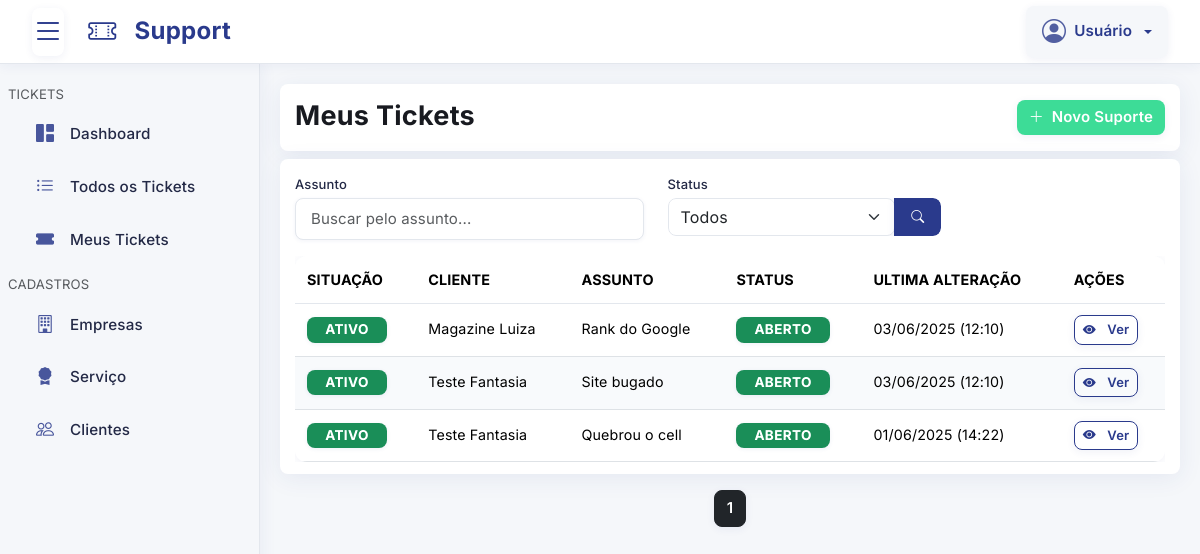
The page /pages/suporte/meus-tickets.php on the database as committed earlier.
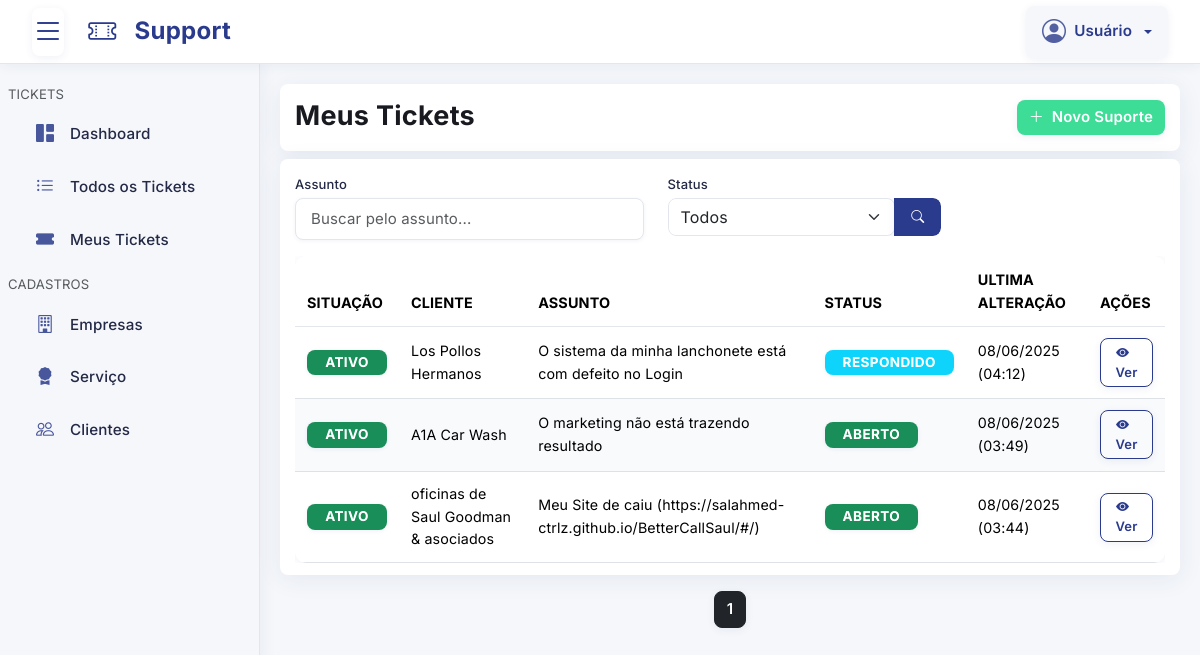
The same page on the database as committed later.
### tables this page shows
CREATE TABLE `suporte` (
  `id` int(11) NOT NULL,
  `empresa_id` int(11) NOT NULL,
  `servico_id` int(11) NOT NULL,
  `cliente_id` int(11) NOT NULL,
  `usuario_id` int(11) DEFAULT NULL COMMENT 'Só é atribuído manualmente ou se interagir com o SUPORTE',
  `assunto` longtext NOT NULL,
  `status` varchar(255) NOT NULL DEFAULT 'ABERTO' COMMENT 'ABERTO, FECHADO, RESPONDIDO, AGUARDANDO_SUPORTE',
  `situacao` tinyint(1) NOT NULL DEFAULT 1 COMMENT '0 = INATIVO ou 1 = ATIVO',
  `cadastrado` timestamp NULL DEFAULT current_timestamp(),
  `alterado` timestamp NULL DEFAULT current_timestamp() ON UPDATE current_timestamp()
);

CREATE TABLE `cliente` (
  `id` int(11) NOT NULL,
  `usuario_id` int(11) NOT NULL,
  `tipo` varchar(255) NOT NULL DEFAULT 'CNPJ' COMMENT 'CNPJ ou CPF',
  `documento` varchar(255) NOT NULL COMMENT 'xx.xxx.xxx/xxxx-xx ou xxx.xxx.xxx-xx',
  `razao_social` varchar(255) DEFAULT NULL,
  `nome_fantasia` varchar(255) NOT NULL,
  `telefone` varchar(20) NOT NULL COMMENT 'Formato: (XX) X XXXX-XXXX',
  `email` varchar(255) DEFAULT NULL,
  `responsavel_nome` varchar(255) NOT NULL,
  `responsavel_email` varchar(255) DEFAULT NULL,
  `responsavel_telefone` varchar(20) NOT NULL COMMENT 'Formato: (XX) X XXXX-XXXX',
  `responsavel_documento` varchar(18) NOT NULL COMMENT 'CPF: XXX.XXX.XXX-XX ou RG',
  `cep` varchar(10) DEFAULT NULL COMMENT 'Formato: XXXXX-XXX',
  `cidade` varchar(255) DEFAULT NULL,
  `estado` varchar(255) DEFAULT NULL,
  `pais` varchar(255) DEFAULT NULL,
  `endereco` varchar(255) DEFAULT NULL,
  `numero` varchar(50) DEFAULT NULL,
  `bairro` varchar(255) DEFAULT NULL,
  `situacao` tinyint(1) NOT NULL DEFAULT 1 COMMENT '0 = INATIVO ou 1 = ATIVO',
  `cadastrado` timestamp NULL DEFAULT current_timestamp(),
  `alterado` timestamp NULL DEFAULT current_timestamp() ON UPDATE current_timestamp()
);

### config/Database.php (called while the page is built, shortened)
<?php
class Database
{
    private $host = "localhost";
    private $dbName = "support_ticket_manager";
    private $username = "root";
    private $password = "";
    private $pdo;
    private function connect()
    {
        $dsn = "mysql:host={$this->host};dbname={$this->dbName};";
        try {
            $this->pdo = new PDO(
                $dsn,
                $this->username,
                $this->password,
                array(PDO::MYSQL_ATTR_INIT_COMMAND => "SET NAMES utf8")
            );
            $this->pdo->setAttribute(PDO::ATTR_ERRMODE, PDO::ERRMODE_EXCEPTION);
            $this->pdo->setAttribute(PDO::ATTR_DEFAULT_FETCH_MODE, PDO::FETCH_ASSOC);
        } catch (PDOException $e) {
            $this->error = $e->getMessage();
            die("Erro ao conectar ao banco de dados: {$this->error}");
        }
    }
    public function getConnection()
    {
        try {
            return $this->pdo;
        } catch (PDOException $e) {
            $this->error = $e->getMessage();
            die("Erro ao conectar ao banco de dados: {$this->error}");
        }
    }
}

### config/Suporte.php (called while the page is built, shortened)
<?php
class Suporte
{
    private $db;
    public function __construct($db)
    {
        $this->db = $db;
    }
    public function index($parametros = array(), $usuario_id = NULL)
    {
        try {
            $suporte_id = isset($parametros["suporte_id"]) ? (int)$parametros["suporte_id"] : null;
            $status     = isset($parametros["status"]) ? $parametros["status"] : null;
            $assunto    = isset($parametros["assunto"]) ? $parametros["assunto"] : null;
            $pagina     = isset($parametros["pagina"]) ? (int)$parametros["pagina"] : 1;
            $limite     = isset($parametros["limite"]) ? (int)$parametros["limite"] : 10;
            $dias       = isset($parametros["dias"]) ? (int)$parametros["dias"] : null;
            $quantidade = isset($parametros["quantidade"]) ? (int)$parametros["quantidade"] : null;
            $where = array();
            $params = array();
            $joins = " LEFT JOIN `empresa` ON `empresa`.`id` = `suporte`.`empresa_id`" .
                " LEFT JOIN `usuario` ON `usuario`.`id` = `suporte`.`usuario_id`" .
                " LEFT JOIN `cliente` ON `cliente`.`id` = `suporte`.`cliente_id`" .
                " LEFT JOIN `servico` ON `servico`.`id` = `suporte`.`servico_id`";
            $query = "SELECT `suporte`.*,
                    `empresa`.`nome` AS empresa_nome,
                    `usuario`.`nome` AS usuario_nome,
                    `cliente`.`nome_fantasia` AS cliente_nome,
                    `servico`.`nome` AS servico_nome
                    FROM `suporte`";
            $queryCount = "SELECT COUNT(`suporte`.`id`) FROM `suporte`";
            $query .= $joins;
            $queryCount .= $joins;
            $query .= " ORDER BY `suporte`.`cadastrado` DESC";
            if ($quantidade) {
                $query .= " LIMIT :quantidade";
            } else {
                $query .= " LIMIT :limite OFFSET :offset";
            }
            $stmt = $this->db->prepare($query);
            $stmtCount = $this->db->prepare($queryCount);
            if ($quantidade) {
                $stmt->bindValue(":quantidade", $quantidade, PDO::PARAM_INT);
            } else {
                $offset = ($pagina - 1) * $limite;
                $stmt->bindValue(":limite", $limite, PDO::PARAM_INT);
                $stmt->bindValue(":offset", $offset, PDO::PARAM_INT);
            }
            $stmt->execute();
            $stmtCount->execute();
            $resultados = $stmt->fetchAll(PDO::FETCH_OBJ);
            $total = (int)$stmtCount->fetchColumn();
            $paginacao = array(
                "pagina" => $pagina,
                "limite" => $limite,
                "total" => $total,
                "total_paginas" => max(1, (int)ceil($total / $limite))
            );
            return array(
                "resultados" => $resultados,
                "paginacao" => $paginacao
            );
        } catch (\Throwable $th) {
            return array(
                "erro" => "Erro ao buscar tickets: " . $th->getMessage(),
                "resultados" => [],
                "paginacao" => array(
                    "pagina" => 1,
                    "limite" => 10,
                    "total" => 0,
                    "total_paginas" => 1
                )
            );
        }
    }
}

### pages/suporte/meus-tickets.php (the view, shortened to what the changed rows need)
<?php include("../template/topo.php"); ?>
<?php
$suporte_id = isset($_GET["suporte_id"]) ? $_GET["suporte_id"] : NULL;
$status = (isset($_GET["status"]) && $_GET["status"] !== "NULL") ? $_GET["status"] : NULL;
$assunto = isset($_GET["assunto"]) ? $_GET["assunto"] : NULL;
$pagina = isset($_GET["pagina"]) ? $_GET["pagina"] : 1;
$indexRegistros = $classSuporte->index([
    "status" => $status,
    "assunto" => $assunto,
    "pagina" => $pagina,
    "limite" => 15
], $_SESSION["usuario_id"]);
$registros = $indexRegistros["resultados"];
?>
<header class="sessao">
    <div class="row">
        <div class="col-xl-6 col-lg-6 col-md-6 col-sm-12 col-12 my-1">
            <h1 class="titulo">Meus Tickets</h1>
        </div>
    </div>
</header>
<div class="sessao">
    <?php if (count($registros) == 0): ?>
        <div class="alert alerta-sem-cadastrar text-center py-4 mb-5" role="alert">
            <div class="mb-3">
                <i class="bi bi-headset fs-1"></i>
            </div>
            <h5 class="fw-bold">Nenhum ticket encontrado</h5>
            <p class="mb-0">Confira se os dados estão corretos ou cadastre uma novo.</p>
        </div>
    <?php else: ?>
        <div class="table-responsive">
            <table class="table table-hover">
                <thead>
                    <tr>
                        <th>Situação</th>
                        <th>Cliente</th>
                        <th>Assunto</th>
                        <th>Status</th>
                        <th>Ultima alteração</th>
                        <th>Ações</th>
                    </tr>
                </thead>
                <tbody>
                    <?php foreach ($registros as $registro): ?>
                        <?php if (is_object($registro)): ?>
                            <tr class="<?php echo ($suporte_id == $registro->id) ? 'table-active' : ''; ?>">
                                <td>
                                    <?php if ($registro->situacao == 1): ?>
                                        <span class="badge text-bg-success">ativo</span>
                                    <?php else: ?>
                                        <span class="badge text-bg-secondary">inativo</span>
                                    <?php endif; ?>
                                </td>
                                <td><?php echo $registro->cliente_nome; ?></td>
                                <td><?php echo $registro->assunto; ?></td>
                                <td>
                                    <?php if ($registro->status == "ABERTO"): ?>
                                        <span class="badge text-bg-success">ABERTO</span>
                                    <?php elseif ($registro->status == "AGUARDANDO_SUPORTE"): ?>
                                        <span class="badge text-bg-warning">AGUARDANDO SUPORTE</span>
                                    <?php elseif ($registro->status == "RESPONDIDO"): ?>
                                        <span class="badge text-bg-info">RESPONDIDO</span>
                                    <?php else: ?>
                                        <span class="badge text-bg-danger">FECHADO</span>
                                    <?php endif; ?>
                                </td>
                                <td><?php echo date("d/m/Y (H:i)", strtotime($registro->alterado)); ?></td>
                                <td>
                                    <a href="detalhes.php?id=<?php echo $registro->id; ?>" class="btn btn-sm btn-editar">
                                        <i class="bi-eye-fill me-2"></i>
                                        Ver
                                    </a>
                                </td>
                            </tr>
                        <?php endif; ?>
                    <?php endforeach; ?>
                </tbody>
            </table>
        </div>
    <?php endif; ?>
</div>
<?php include("../template/rodape.php"); ?>

Rows that differ between the two databases and show on the page:
changed suporte: cliente.nome_fantasia "Magazine Luiza" → "Los Pollos Hermanos"; assunto "Rank do Google" → "O sistema da minha lanchonete está com defeito no Login"; alterado "03/06/2025 (12:10)" → "08/06/2025 (04:12)"; status "ABERTO" → "RESPONDIDO"
changed suporte: cliente.nome_fantasia "Teste Fantasia" → "A1A Car Wash"; assunto "Site bugado" → "O marketing não está trazendo resultado"; alterado "03/06/2025 (12:10)" → "08/06/2025 (03:49)"
changed suporte: cliente.nome_fantasia "Teste Fantasia" → "oficinas de Saul Goodman & asociados"; assunto "Quebrou o cell" → "Meu Site de caiu (https://salahmed-ctrlz.github.io/BetterCallSaul/#/)"; alterado "01/06/2025 (14:22)" → "08/06/2025 (03:44)"
